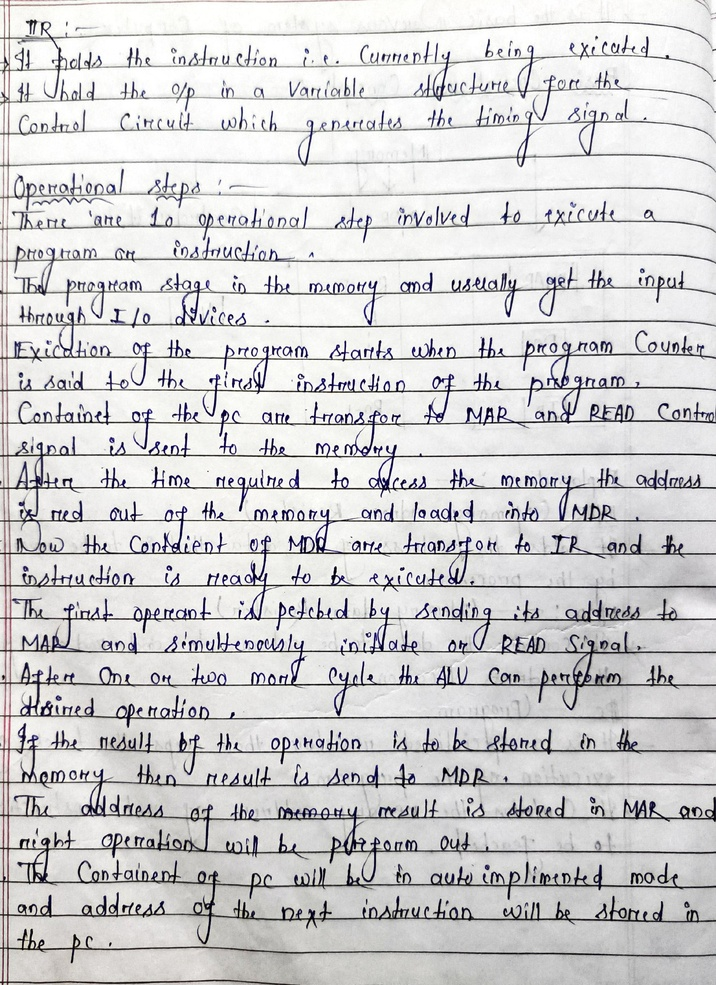
#> input picture examlense/uploads/Dataset/scan1_page1.jpeg, 716 x 985 px, shrunk from 2180 x 3000 before the run, found by its file name
$ python croplines.py
#> lines starting #> are read from the running program, lines starting #| are printed output that depends on the picture; after the words box and inside, x2 and y2 are one past the last pixel; in counts of white or black regions, pixels touching at a corner belong together
import cv2 as cv
import numpy as np
import os


# [27 lines left out: function preprocess_img, not called in this run]


def detect_and_crop_lines(img_path, output_folder, page_number):

#> called with page_number = 'test'
    try:
        img = cv.imread(img_path)
#> img is the input picture: shape (985, 716, 3); mean B, G, R 208.7, 207.8, 208.5
        if img is None:
            raise ValueError(f"Image load failed:{img_path}")

        gray = cv.cvtColor(img, cv.COLOR_BGR2GRAY)

        #Clean binarization - step1
        blur = cv.GaussianBlur(gray, (5, 5), 0)
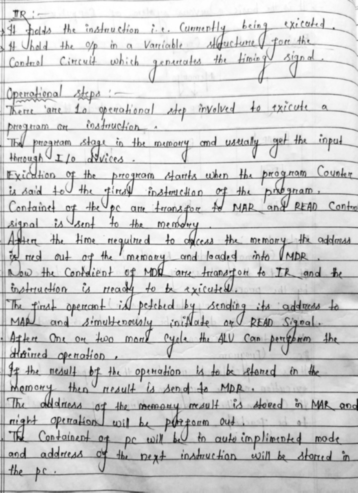
#> blur: shape (985, 716) (shown at 1/2 size); min 14, max 255, mean 208.1
        _, binary = cv.threshold(blur, 0, 255, cv.THRESH_BINARY + cv.THRESH_OTSU)
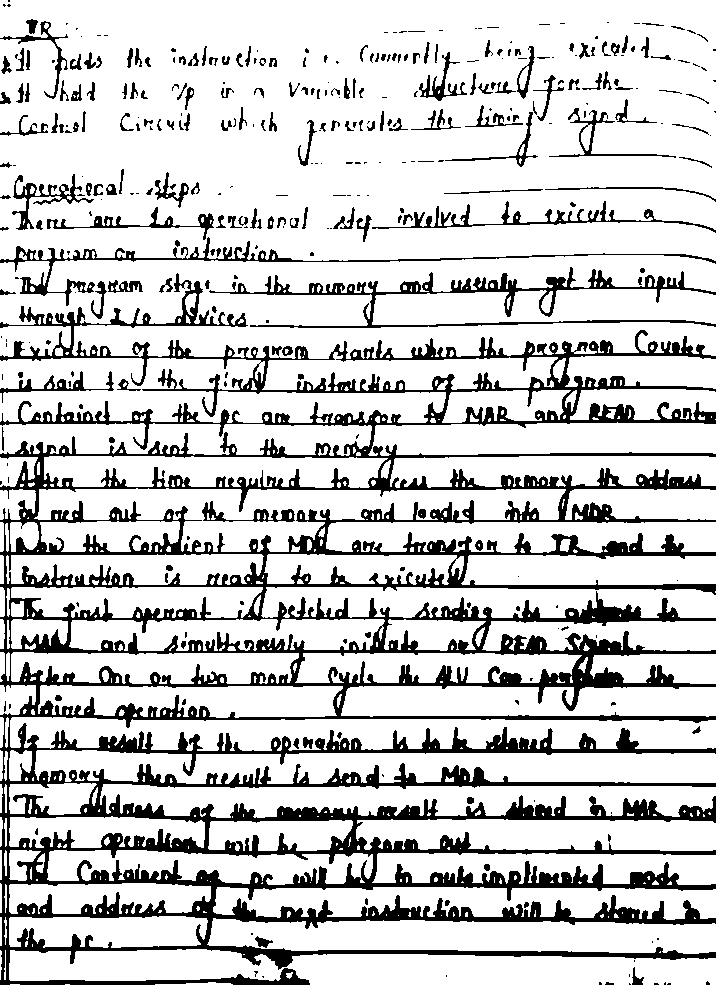
#> binary: shape (985, 716); 80.5% white; 358 black regions (174 under 20 px), largest, box (x1, y1, x2, y2) and area: (0, 273, 716, 985) 111387, (209, 267, 716, 328) 4770, (0, 237, 716, 306) 2931

        binary = cv.bitwise_not(binary)

        # ignoring notebook horizontal lines - step2
        kernel = cv.getStructuringElement(cv.MORPH_RECT, (50, 1))
        lines = cv.morphologyEx(binary, cv.MORPH_OPEN, kernel)
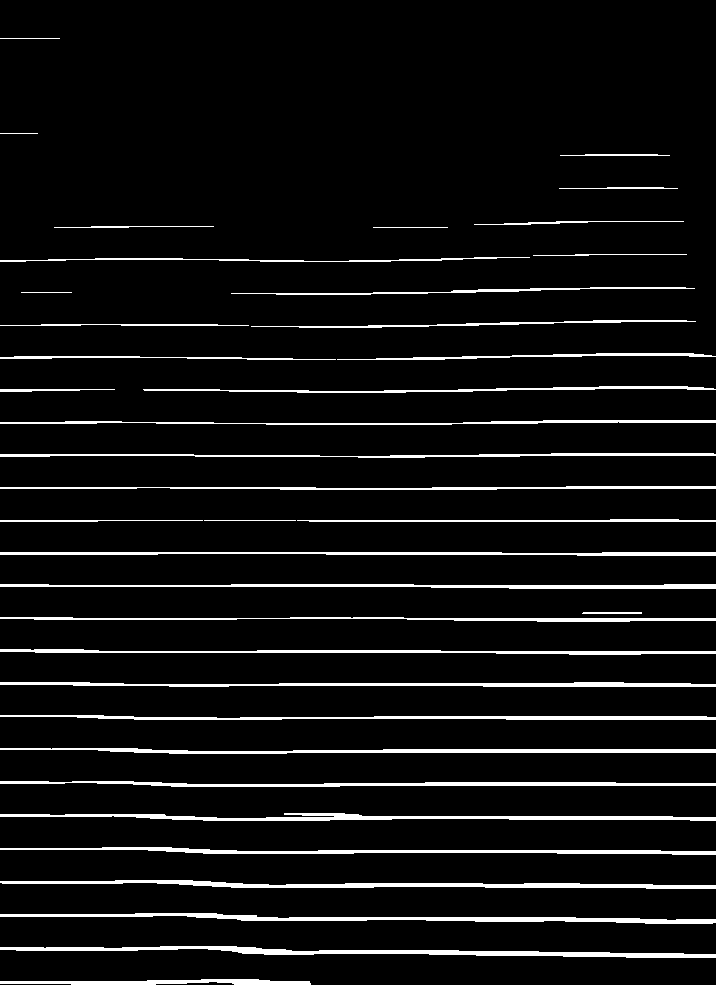
#> lines: shape (985, 716); 6.5% white; 38 white regions, largest, box (x1, y1, x2, y2) and area: (0, 946, 716, 958) 3105, (0, 913, 716, 924) 2851, (0, 880, 716, 889) 2844

        clean = cv.subtract(binary, lines)
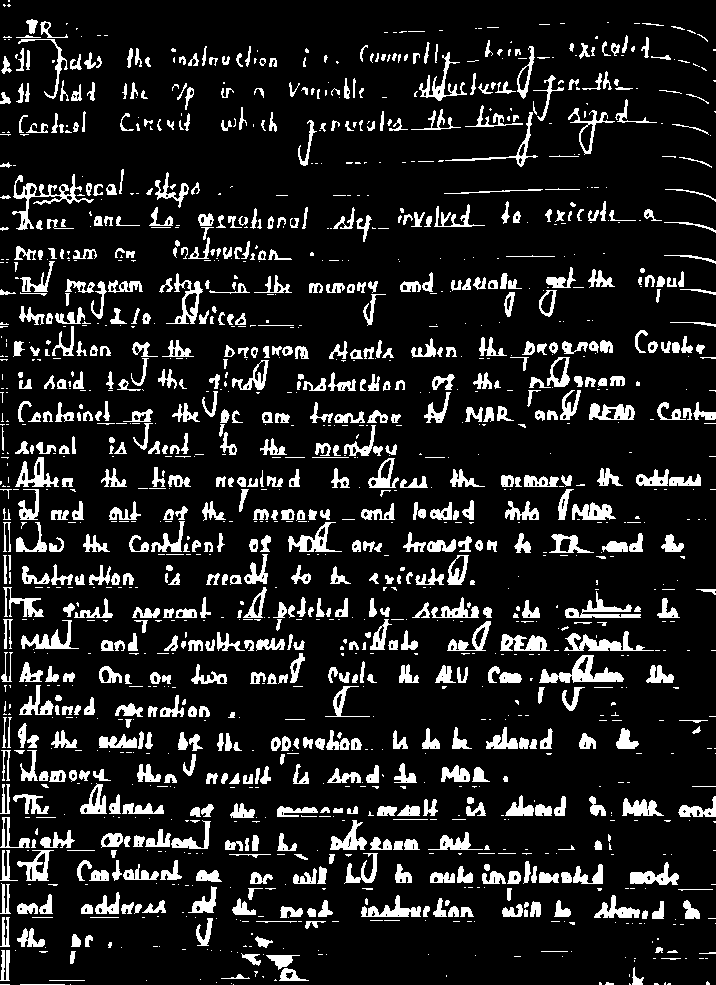
#> clean: shape (985, 716); 13% white; 1505 white regions (750 under 20 px), largest, box (x1, y1, x2, y2) and area: (539, 655, 624, 683) 964, (12, 174, 94, 230) 900, (564, 631, 654, 651) 728

        # Horizontal projection fixing - Step 3
        projection = np.sum(clean, axis=1)
#> projection = 985 values, max 102510 at index 812, min 0 at index 2, mean 23709.6

        # Smoothening projection -step 4
        projection = cv.GaussianBlur(projection.reshape(-1, 1), (15, 1), 0).flatten()

        # Normalizing the binary projection - step 5
        projection = projection / np.max(projection)
#> projection = 985 values, max 1 at index 812, min 0 at index 2, mean 0.231

        # finding valleys step 6
        threshold = 0.15   #logic here is  LOW = detect gaps

        separators = np.where(projection < threshold)[0]
#> separators = 511 values from 0 to 983

        #group separators into regions - step 7:
        gaps = []
        if len(separators) > 0:
            start = separators[0]
#> start = 0

            for i in range(1, len(separators)):
                if separators[i] - separators[i - 1] > 5:
                    gaps.append((start, separators[i - 1]))
                    start = separators[i]
#> this loop made 510 passes
#> start on passes 47, 61, 75, 126, 140, 160, 177, 193: 67, 99, 133, 197, 229, 260, 295, 324
#> after the loop, gaps = 26 pairs, first value 0 to 884, second value 47 to 899

            gaps.append((start, separators[-1]))

        #convert gaps → line regions - Step 8
        lines = []
        prev_end = 0

        for (g_start, g_end) in gaps:
            if g_start - prev_end > 10:
                lines.append((prev_end, g_start))
            prev_end = g_end
#> this loop made 27 passes
#> (g_start, g_end, prev_end) on passes 1 to 8: (0, 47, 47), (67, 80, 80), (99, 112, 112), (133, 184, 184), (197, 210, 210), (229, 248, 248), (260, 276, 276), (295, 311, 311)
#> after the loop, lines = 26 pairs, first value 47 to 899, second value 67 to 918

        if prev_end < img.shape[0]:
            lines.append((prev_end, img.shape[0]))

        #Smart filtering of lines - remove too small or too large lines - step 9
        final_lines = []
        heights = [end - start for (start, end) in lines]
#> heights = 27 values, max 23 at index 24, min 2 at index 26, mean 17.22

        if heights:
            avg_h = np.mean(heights)
#> avg_h = 17.22

            for (start, end) in lines:
                h = end - start

                if h < avg_h * 0.5:
                    continue
                if h > avg_h * 1.5:
                    continue

                final_lines.append((start, end))
#> this loop made 27 passes
#> (start, end, h) on passes 1 to 8: (47, 67, 20), (80, 99, 19), (112, 133, 21), (184, 197, 13), (210, 229, 19), (248, 260, 12), (276, 295, 19), (311, 324, 13)
#> after the loop, final_lines has the same summary as lines

        # Crop with SAFE padding - Step 10
        line_no = 1

        for (y1, y2) in final_lines:
            pad = int((y2 - y1) * 0.25)

            y1 = max(0, y1 - pad)
            y2 = min(img.shape[0], y2 + pad)

            crop = img[y1:y2, :]

            if crop.shape[0] > 20:
                save_path = os.path.join(
                    output_folder,
                    f'line_{page_number}_{line_no}.jpeg'
                )
                cv.imwrite(save_path, crop)
                line_no += 1
#> this loop made 26 passes
#> (y1, y2, pad) on passes 1 to 8: (42, 72, 5), (76, 103, 4), (107, 138, 5), (181, 200, 3), (206, 233, 4), (245, 263, 3), (272, 299, 4), (308, 327, 3)
#> pass 1, in detect_and_crop_lines, `crop = img[y1:y2, :]`:
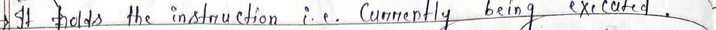
#> crop: shape (30, 716, 3); mean B, G, R 227.8, 227.4, 227.5
#> pass 2, in detect_and_crop_lines, `crop = img[y1:y2, :]`:
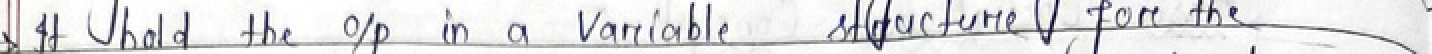
#> crop: shape (27, 716, 3) (shown 2 times larger); mean B, G, R 224.9, 223.9, 223.9
#> pass 3, in detect_and_crop_lines, `crop = img[y1:y2, :]`:
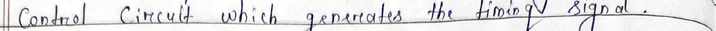
#> crop: shape (31, 716, 3); mean B, G, R 228.1, 227.1, 227.1
#> after the loop, line_no = 21

    except Exception as e:
        print(f"[ERROR] {e}")


# [30 lines of commented-out code are left out]
if __name__ == '__main__':
    # test for a single image
    test_image = r'C:\Users\codes\Desktop\Exam lense\examlense\uploads\Dataset\scan1_page1.jpeg'
    output_folder = r'C:\Users\codes\Desktop\Exam lense\examlense\uploads\CroppedLines\test2'

    os.makedirs(output_folder, exist_ok=True)

    detect_and_crop_lines(test_image, output_folder, 'test')
    print('Done! Check CroppedLines/test folder!')

$ run again, with examlense/uploads/Dataset/scan101_page1.jpeg copied over examlense/uploads/Dataset/scan1_page1.jpeg
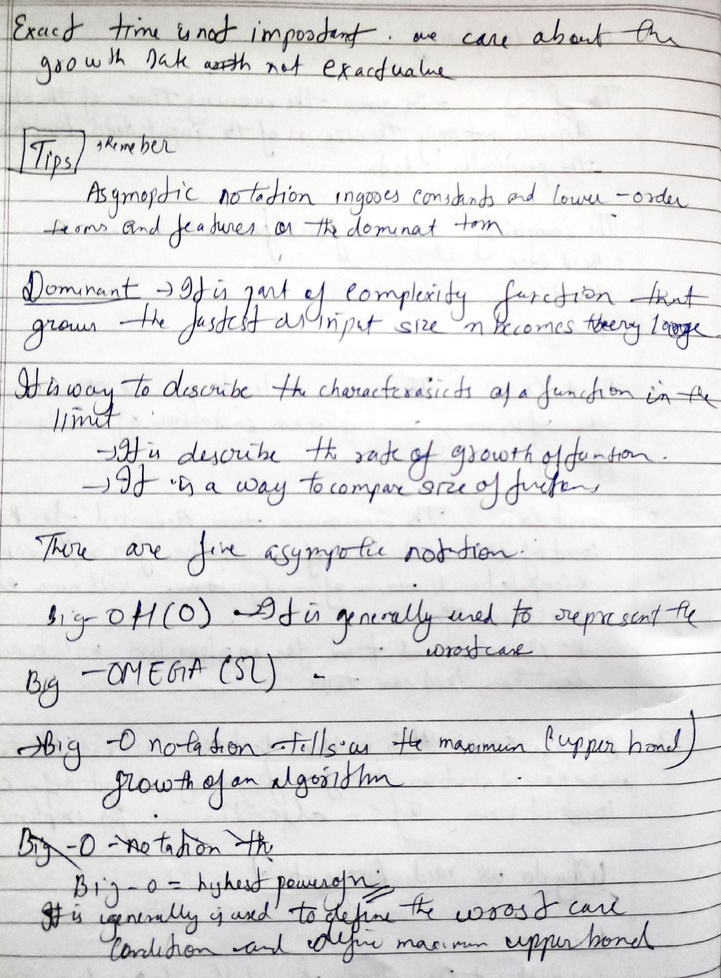
#> input picture examlense/uploads/Dataset/scan101_page1.jpeg, 721 x 978 px, shrunk from 2213 x 3000 before the run, found by its file name
#> in detect_and_crop_lines, img is the input picture: shape (978, 721, 3); mean B, G, R 220.3, 219.9, 220.5
#> in detect_and_crop_lines, `_, binary = cv.threshold(blur, 0, 255, cv.THRESH_BINARY + cv.THRESH_OT..`:
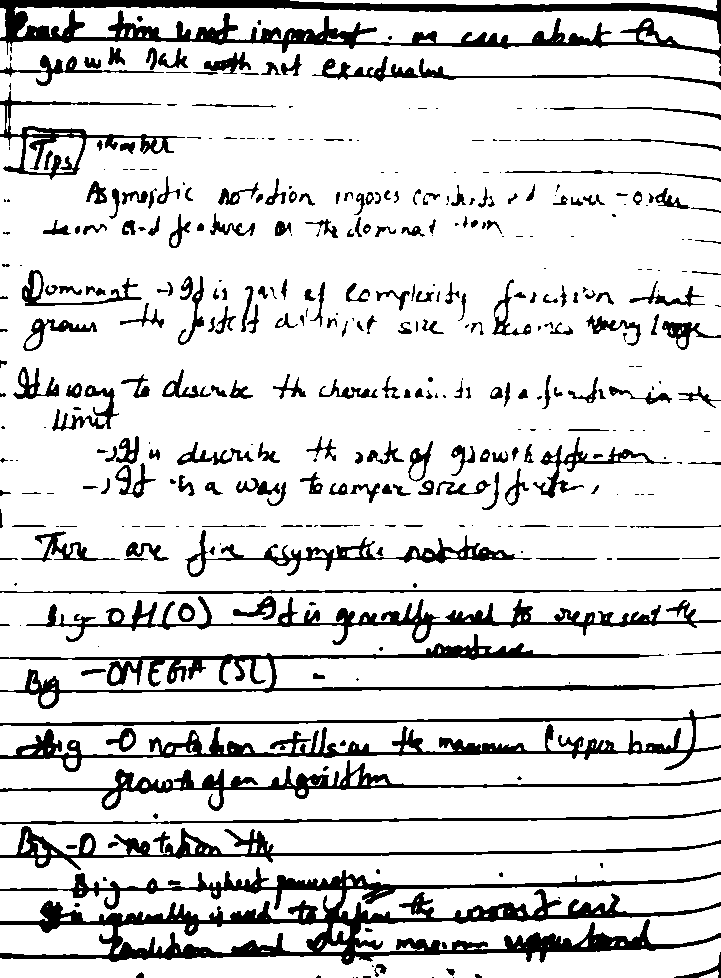
#> binary: shape (978, 721); 84.7% white; 409 black regions (162 under 20 px), largest, box (x1, y1, x2, y2) and area: (0, 867, 721, 965) 19982, (0, 0, 721, 64) 13178, (0, 709, 721, 772) 9132
#> clean: shape (978, 721); 10.2% white; 1045 white regions (566 under 20 px), largest, box (x1, y1, x2, y2) and area: (306, 923, 383, 952) 946, (396, 535, 515, 558) 803, (52, 385, 119, 431) 790
#> in detect_and_crop_lines, `projection = np.sum(clean, axis=1)`: projection = 978 values, max 92820 at index 395, min 0 at index 90, mean 18767
#> in detect_and_crop_lines, `projection = projection / np.max(projection)`: projection = 978 values, max 1 at index 395, min 0 at index 90, mean 0.202
#> separators = 552 values from 0 to 975
#> in detect_and_crop_lines, `start = separators[0]`: start = 0
#> the loop in detect_and_crop_lines, `for i in range(1, len(separators)):` made 551 passes
#> start on passes 13, 22, 77, 112, 127, 176, 187, 229: 43, 75, 150, 206, 236, 306, 337, 400
#> after the loop in detect_and_crop_lines, `for i in range(1, len(separators)):`: gaps = [(0, 15), (43, 55), (75, 136), (150, 188), (206, 220), (236, 284), (306, 316), (337, 378), (400, 446), (464, 477), (495, 542), (561, 602), (623, 648), (654, 658), (686, 730), (755, 772), (788, 834), (855, 874), (888, 889), (921, 922)]
#> the loop in detect_and_crop_lines, `for (g_start, g_end) in gaps:` made 21 passes
#> (g_start, g_end, prev_end) on passes 1 to 8: (0, 15, 15), (43, 55, 55), (75, 136, 136), (150, 188, 188), (206, 220, 220), (236, 284, 284), (306, 316, 316), (337, 378, 378)
#> after the loop in detect_and_crop_lines, `for (g_start, g_end) in gaps:`: lines = [(15, 43), (55, 75), (136, 150), (188, 206), (220, 236), (284, 306), (316, 337), (378, 400), (446, 464), (477, 495), (542, 561), (602, 623), (658, 686), (730, 755), (772, 788), (834, 855), (874, 888), (889, 921), (922, 953)]
#> heights = [28, 20, 14, 18, 16, 22, 21, 22, 18, 18, 19, 21, 28, 25, 16, 21, 14, 32, 31, 3]
#> avg_h = 20.35
#> the loop in detect_and_crop_lines, `for (start, end) in lines:` made 20 passes
#> (start, end, h) on passes 1 to 8: (15, 43, 28), (55, 75, 20), (136, 150, 14), (188, 206, 18), (220, 236, 16), (284, 306, 22), (316, 337, 21), (378, 400, 22)
#> after the loop in detect_and_crop_lines, `for (start, end) in lines:`: final_lines = [(15, 43), (55, 75), (136, 150), (188, 206), (220, 236), (284, 306), (316, 337), (378, 400), (446, 464), (477, 495), (542, 561), (602, 623), (658, 686), (730, 755), (772, 788), (834, 855), (874, 888)]
#> the loop in detect_and_crop_lines, `for (y1, y2) in final_lines:` made 17 passes
#> (y1, y2, pad) on passes 1 to 8: (8, 50, 7), (50, 80, 5), (133, 153, 3), (184, 210, 4), (216, 240, 4), (279, 311, 5), (311, 342, 5), (373, 405, 5)
#> pass 2, in detect_and_crop_lines, `crop = img[y1:y2, :]`:
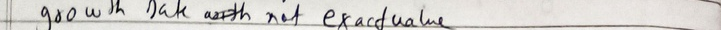
#> crop: shape (30, 721, 3); mean B, G, R 206.7, 210.5, 212.9
#> after the loop in detect_and_crop_lines, `for (y1, y2) in final_lines:`: line_no = 16
